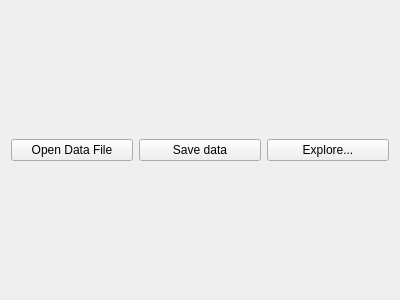
<?xml version="1.0" encoding="UTF-8"?>
<ui version="4.0">
 <class>LoadSave</class>
 <widget class="QWidget" name="LoadSave">
  <property name="geometry">
   <rect>
    <x>0</x>
    <y>0</y>
    <width>400</width>
    <height>300</height>
   </rect>
  </property>
  <property name="windowTitle">
   <string>Form</string>
  </property>
  <layout class="QVBoxLayout" name="verticalLayout">
   <item>
    <layout class="QHBoxLayout" name="horizontalLayout">
     <item>
      <widget class="QPushButton" name="open_data_file_Btn">
       <property name="text">
        <string>Open Data File</string>
       </property>
      </widget>
     </item>
     <item>
      <widget class="QPushButton" name="save_data_Btn">
       <property name="text">
        <string>Save data</string>
       </property>
      </widget>
     </item>
     <item>
      <widget class="QPushButton" name="dtale_Btn">
       <property name="text">
        <string>Explore...</string>
       </property>
      </widget>
     </item>
    </layout>
   </item>
   <item>
    <layout class="QVBoxLayout" name="verticalLayout_2"/>
   </item>
  </layout>
 </widget>
 <resources/>
 <connections/>
</ui>
